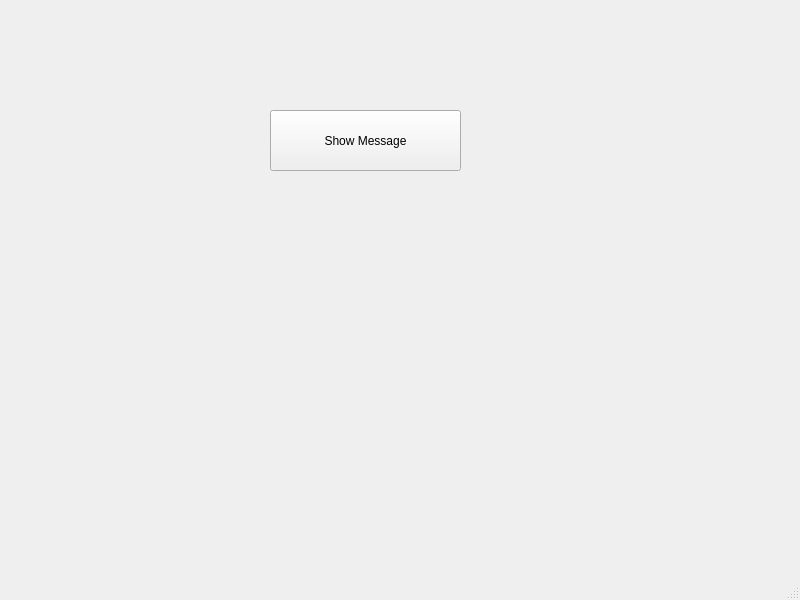
<?xml version="1.0" encoding="UTF-8"?>
<ui version="4.0">
 <class>MainWindow</class>
 <widget class="QMainWindow" name="MainWindow">
  <property name="geometry">
   <rect>
    <x>0</x>
    <y>0</y>
    <width>800</width>
    <height>600</height>
   </rect>
  </property>
  <property name="windowTitle">
   <string>MainWindow</string>
  </property>
  <widget class="QWidget" name="centralwidget">
   <widget class="QPushButton" name="pushButton">
    <property name="geometry">
     <rect>
      <x>270</x>
      <y>110</y>
      <width>191</width>
      <height>61</height>
     </rect>
    </property>
    <property name="text">
     <string>Show Message</string>
    </property>
   </widget>
  </widget>
  <widget class="QMenuBar" name="menubar">
   <property name="geometry">
    <rect>
     <x>0</x>
     <y>0</y>
     <width>800</width>
     <height>21</height>
    </rect>
   </property>
  </widget>
  <widget class="QStatusBar" name="statusbar"/>
 </widget>
 <resources/>
 <connections/>
</ui>
